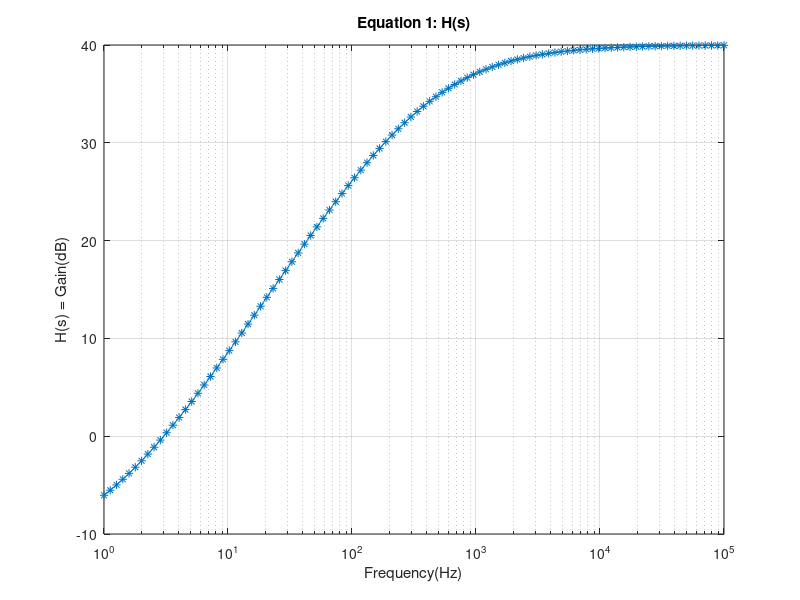

Write MATLAB code to recreate this figure.
%% Equation 1
omega = logspace(0, 5, 100);
eqn = -12.0412 + 20*log10(omega/1 + 1) - 20*log10(omega/400 +1);
semilogx(omega, eqn, '-*');
grid on;
title('Equation 1: H(s)');
xlabel('Frequency(Hz)');
ylabel('H(s) = Gain(dB)');
print('equation1db', '-dpng');